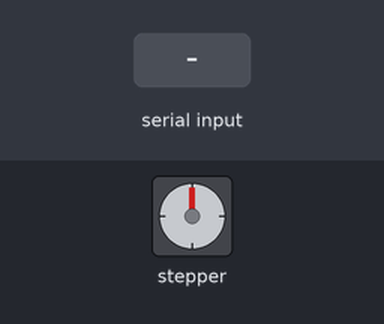
The sketch below on a simulated Arduino Uno, built with avr-gcc and run on an emulated ATmega328P. Shown: stepper motor. Inputs (shaded band) come from the test bench. Stepper angles assume 200 steps per turn; what the sketch prints to the serial monitor is not drawn.

Above: at 1.2 s.
1.3 s: "f" received over Serial
At 2.8 s:
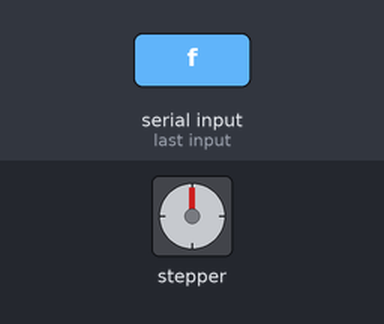
3.8 s: "r" received over Serial
At 5.9 s:
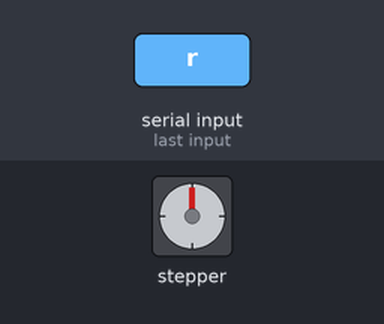
Timing chart, 0 to 7.4 s (numbered marks = the images above; inputs shaded):
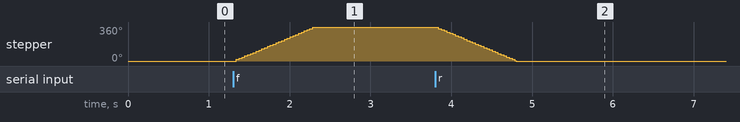

The sketch:

featherwing_i2c_test.ino
```cpp
/*
 * Motor FeatherWing I2C Smoke Test
 * ================================
 * Verifies the I2C chain: Feather M0 → Motor FeatherWing (0x60) and,
 * if present, OLED FeatherWing (0x3C). Also steps the motor through a
 * short forward / reverse sequence to confirm coil wiring.
 *
 * Target board : Adafruit Feather M0 (ATSAMD21G18)
 * Driver       : Adafruit DC Motor + Stepper FeatherWing (PID 2927)
 * Motor        : NEMA-17 17HS19-2004S1 (M1/M2 terminals)
 *
 * Wire colour assignment (verify with multimeter before powering):
 *   M1 terminal 1 (1A) <- Black     M1 terminal 2 (2A) <- Green
 *   M2 terminal 1 (1B) <- Red       M2 terminal 2 (2B) <- Blue
 *   Black ↔ Green ≈ 1.4 Ω  (Coil A)
 *   Red   ↔ Blue  ≈ 1.4 Ω  (Coil B)
 *
 * Open Serial Monitor at 115200 baud.
 * Commands (send with newline):
 *   s   – I2C scan (prints all detected addresses)
 *   f   – Step 200 steps FORWARD at 200 sps (one full revolution, non-blocking timer loop)
 *   r   – Step 200 steps REVERSE at 200 sps
 *   x   – Release coils (motor freewheels)
 *   ?   – Print this help
 *
 * Note: uses motor->onestep() directly for timing control; motor->step() includes
 *       a library-internal blocking delay that would fight our own timing loop.
 */

#include <Wire.h>
#include <Adafruit_MotorShield.h>

Adafruit_MotorShield    AFMS;
Adafruit_StepperMotor  *motor = nullptr;

static const uint16_t STEPS_PER_REV = 200;
static const uint16_t TEST_SPEED_SPS = 200;   // steps/s during test run

static void printHelp() {
  Serial.println(F("=== Motor FeatherWing I2C Smoke Test ==="));
  Serial.println(F("  s  = I2C scan"));
  Serial.println(F("  f  = 200 steps FORWARD (1 rev at 200 sps)"));
  Serial.println(F("  r  = 200 steps REVERSE (1 rev at 200 sps)"));
  Serial.println(F("  x  = Release coils"));
  Serial.println(F("  ?  = Help"));
}

static void i2cScan() {
  Serial.println(F("--- I2C scan ---"));
  uint8_t found = 0;
  for (uint8_t addr = 1; addr < 127; addr++) {
    Wire.beginTransmission(addr);
    uint8_t err = Wire.endTransmission();
    if (err == 0) {
      Serial.print(F("  Found device at 0x"));
      if (addr < 16) Serial.print('0');
      Serial.print(addr, HEX);
      if (addr == 0x3C) Serial.print(F("  <- SH1107 OLED"));
      if (addr == 0x60) Serial.print(F("  <- Motor FeatherWing"));
      Serial.println();
      found++;
    }
  }
  if (found == 0) Serial.println(F("  No I2C devices found!"));
  Serial.println(F("--- scan done ---"));
}

static void runSteps(uint16_t n, uint8_t direction) {
  if (!motor) {
    Serial.println(F("[ERROR] Motor not initialised"));
    return;
  }
  Serial.print(direction == FORWARD ? F(">> FWD ") : F(">> REV "));
  Serial.print(n);
  Serial.println(F(" steps..."));

  uint32_t intervalUs = 1000000UL / TEST_SPEED_SPS;
  uint32_t lastUs     = micros();

  for (uint16_t i = 0; i < n; i++) {
    // Blocking wait for step interval
    while ((micros() - lastUs) < intervalUs) {}
    lastUs = micros();
    motor->onestep(direction, DOUBLE);
  }
  Serial.println(F("   done."));
}

void setup() {
  Serial.begin(115200);
  uint32_t t0 = millis();
  while (!Serial && (millis() - t0) < 3000) {}

  Wire.begin();
  Wire.setClock(400000);

  printHelp();
  Serial.println();

  // Initialise Motor FeatherWing
  if (!AFMS.begin()) {
    Serial.println(F("[ERROR] Motor FeatherWing not found on I2C — check wiring and address"));
    while (true) {}   // halt
  }
  motor = AFMS.getStepper(STEPS_PER_REV, 1);   // 200 steps/rev, port M1/M2
  motor->release();
  Serial.println(F("[OK] Motor FeatherWing at 0x60 — coils released"));
}

void loop() {
  if (!Serial.available()) return;

  char c = (char)Serial.read();
  switch (c) {
    case 's':
      i2cScan();
      break;
    case 'f':
      runSteps(STEPS_PER_REV, FORWARD);
      break;
    case 'r':
      runSteps(STEPS_PER_REV, BACKWARD);
      break;
    case 'x':
      motor->release();
      Serial.println(F(">> Coils released"));
      break;
    case '?':
      printHelp();
      break;
    default:
      break;
  }
}
```

Measured:
- after the input at 1.3 s, stepper: turns 360° clockwise in 0.96 s, starting at once
- after the input at 3.8 s, stepper: turns 360° counter-clockwise in 0.96 s, starting at once
